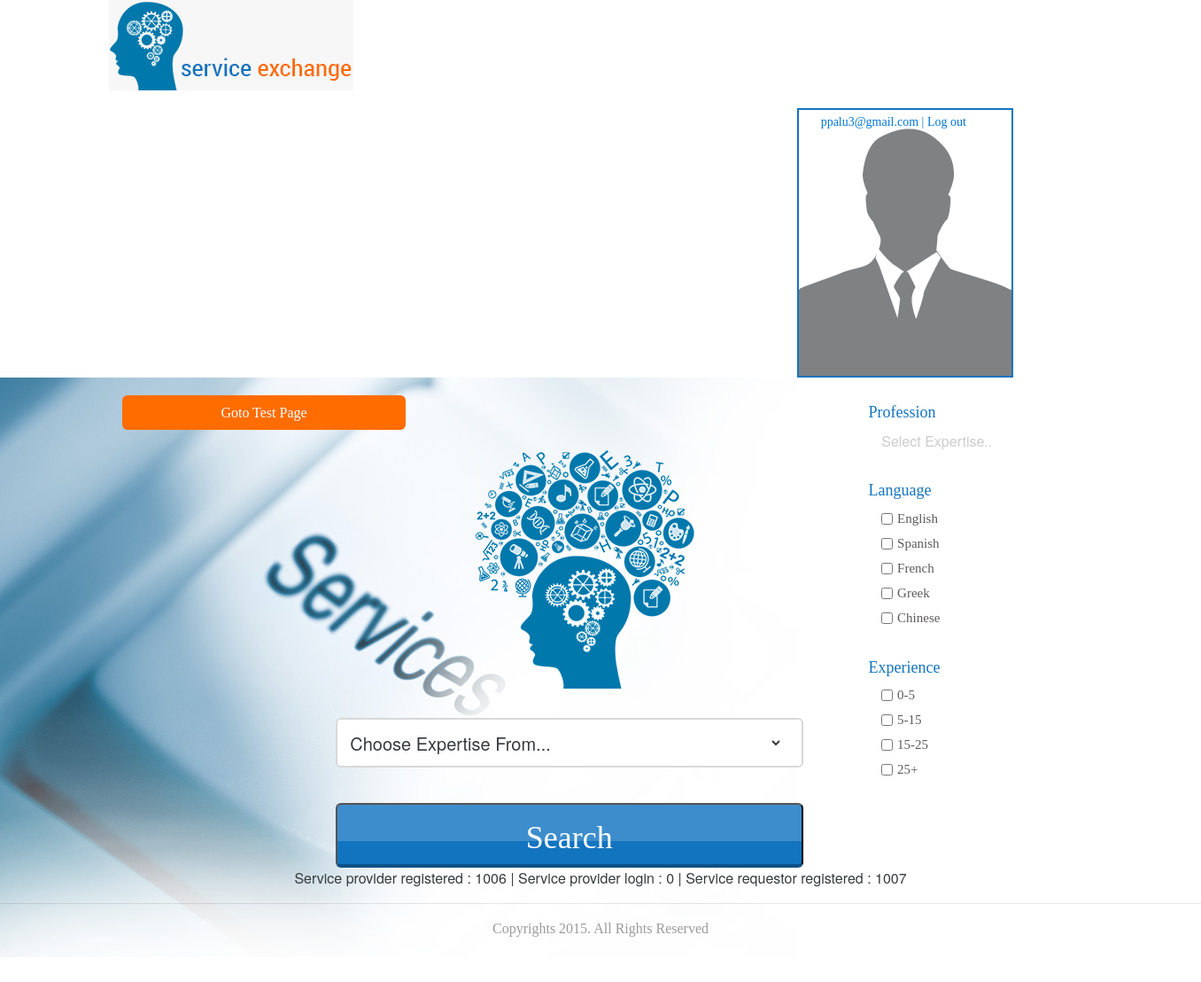
The app's page /new_search.php (signed in) with its own data.
### tables this page shows
CREATE TABLE `service_requester` (
  `ID` varchar(4) DEFAULT NULL,
  `SRID` varchar(10) NOT NULL DEFAULT '',
  `First_Name` varchar(11) DEFAULT NULL,
  `Last_Name` varchar(13) DEFAULT NULL,
  `Address` varchar(31) DEFAULT NULL,
  `City` varchar(30) DEFAULT NULL,
  `State` varchar(25) DEFAULT NULL,
  `Zip` varchar(17) DEFAULT NULL,
  `Country` varchar(9) DEFAULT NULL,
  `Phone1` varchar(12) DEFAULT NULL,
  `Phone2` varchar(12) DEFAULT NULL,
  `email` varchar(41) DEFAULT NULL,
  `TimeZone` varchar(8) DEFAULT NULL,
  `Languages` varchar(9) DEFAULT NULL,
  `BankName` varchar(8) DEFAULT NULL,
  `BankAccountNumber` varchar(17) DEFAULT NULL,
  `BankSWIFTCode` varchar(13) DEFAULT NULL,
  `NumberOfTimesRequested` varchar(22) DEFAULT NULL,
  `TimesConnected` varchar(14) DEFAULT NULL,
  `AmountPaid` varchar(10) DEFAULT NULL,
  `userName` varchar(50) NOT NULL,
  `password` varchar(50) NOT NULL,
  `status` varchar(100) NOT NULL,
  PRIMARY KEY (`SRID`)
);

CREATE TABLE `language` (
  `id` int(11) NOT NULL AUTO_INCREMENT,
  `LanguageID` varchar(10) DEFAULT NULL,
  `Languages` varchar(9) DEFAULT NULL,
  PRIMARY KEY (`id`)
);

CREATE TABLE `experience` (
  `id` int(11) NOT NULL AUTO_INCREMENT,
  `YearsOfExperienceID` varchar(19) DEFAULT NULL,
  `YearsOfExperience` varchar(17) DEFAULT NULL,
  PRIMARY KEY (`id`)
);

### new_search.php (the view, shortened to what this page needs)
<?php
require('config.php');
if(isset($_SESSION['SESS_SR_ID'])) {
	$SRID=$_SESSION['SESS_SR_ID'];
	$qryProfile=mysqli_query($bd, "SELECT * FROM service_requester WHERE SRID='$SRID'");
	if($memProfile=mysqli_fetch_assoc($qryProfile)) {
		$sremail=$memProfile['email'];
	}
}
?>
<!DOCTYPE html>
<html lang="en">
  <head>
    <link href="css/bootstrap.css" rel="stylesheet">
    <link href="css/custom.css" rel="stylesheet">
  </head>
  <body>
  <div id="header">
  <div class="container">
  <a href="#"><div id="logo"><img src="images/logo.jpg" alt="logo"></div></a>
  <?php
  if(isset($_SESSION['SESS_ID'])) {
	?>
    <div class="main_image_box">
  <div class="main_image"><img src="profile_images/no-profile-img-male.gif" alt="image"></div>
  <span class="main_image_name_text"><a href="service_provider_page.php"><?php echo $fname." ".$lname;?></a> | <a href="logout.php">Log out</a></span>
  </div>
    <?php
}
elseif(isset($_SESSION['SESS_SR_ID'])){
	?>
    <div class="main_image_box" style="float:left;">
  </div>
    <div class="main_image_box">
  <div class="main_image"><img src="profile_images/no-profile-img-male.gif" alt="image"></div>
  <span class="main_image_name_text"><a href="service_requestor_profile_page.php"><?php echo $sremail;?></a> | <a href="logout.php">Log out</a></span>
  </div>
  <?php
}
?>
  </div>
  </div>
  <form action="search.php" method="get">
  <div class="main_body_box">
  <div class="container">
  <div class="col-lg-9 col-md-9 col-sm-8">
  <a href="demotest">
  <div class="log_in_button" style="width:320px; float:left; margin-top:20px;">Goto Test Page</div>
  </a>
  <div class="main_box">
  <div class="mid_image" id="test1"><img src="images/image.png" alt="image"></div>
  <div class="fild_box">
  <div class="expart_list_box">
  <select name="expertise" class="expart_fild_box_main" id="expertise">
  <option value="">Choose Expertise From...</option>
  </select>
  </div>
  </div>
  <input type="submit" class="search_button_main" value="Search">
  </div>
  </div>
  <div class="col-lg-3 col-md-3 col-sm-4">
  <div class="tree_box">
  <div class="attorni_box">
  <h1>Profession</h1>
  <div class="attorny_sub_box" id="specl">
  <div class="imanigition_box">
  	<span style="color:#CCC">Select Expertise..</span>
  </div>
  </div>
  </div>
  <div class="attorni_box">
  <h1>Language</h1>
  <div class="attorny_sub_box">
  <?php
  $qryLanguage=mysqli_query($bd, "SELECT * FROM language");
  while($memLanguage=mysqli_fetch_assoc($qryLanguage)) {
  ?>
  <div class="imanigition_box">
  <div class="check_box"><input name="language[]" type="checkbox" value="<?php echo $memLanguage['LanguageID']; ?>"></div>
  <span class="check_text"><?php echo $memLanguage['Languages']; ?></span>
  </div>
  <?php
  }
  ?>
  </div>
  </div>
  <div class="attorni_box">
  <h1>Experience</h1>
  <div class="attorny_sub_box">
  <?php
  $qryExperience=mysqli_query($bd, "SELECT * FROM experience");
  while($memExperience=mysqli_fetch_assoc($qryExperience)) {
  ?>
  <div class="imanigition_box">
  <div class="check_box"><input name="experience[]" type="checkbox" value="<?php echo $memExperience['YearsOfExperienceID']; ?>"></div>
  <span class="check_text"><?php echo $memExperience['YearsOfExperience']; ?></span>
  </div>
  <?php
  }
  ?>
  </div>
  </div>
  </div>
  </div>
  </div>
  <div class="container" style="text-align:center;">
  <?php
  $qryspr=mysqli_query($bd, "SELECT * FROM service_provider");
	if($memspr=mysqli_fetch_assoc($qryspr)) {
		$num_spr = mysqli_num_rows($qryspr);
	}
	else {
		$num_spr = "0";
	}
	$timeNow=date('ymdhis');
	$timeless=$timeNow-60;
  $qryspl=mysqli_query($bd, "SELECT * FROM status WHERE lastActivity > '$timeless'");
	if($memspl=mysqli_fetch_assoc($qryspl)) {
		$num_spl = mysqli_num_rows($qryspl);
	}
	else {
		$num_spl = "0";
	}
  $qrysrr=mysqli_query($bd, "SELECT * FROM service_requester");
	if($memsrr=mysqli_fetch_assoc($qrysrr)) {
		$num_srr = mysqli_num_rows($qrysrr);
	}
	else {
		$num_srr = "0";
	}
	echo "Service provider registered : ".$num_spr." | Service provider login : ".$num_spl." | Service requestor registered : ".$num_srr;
	?>
  </div>
  <hr />
  <div class="copy_text">Copyrights 2015.  All Rights Reserved</div>
  </div>
  </form>
  </body>
</html>

### css/custom.css (style rules this page uses)
.log_in_button { width:120px; float:right; background:#ff6c00; border-radius:6px; font-family:'RobotoCondensed-Regular'; font-size:16px; color:#FFF; text-align:center; line-height:39px; text-decoration:none; cursor:pointer; }
.main_body_box { width:100%; float:left; background:url(../images/bg.jpg) no-repeat; }
.main_box { width:70%; float:right; margin-top:20px; }
.mid_image { width:255px; margin-left:auto; margin-right:auto; }
.fild_box { width:100%; float:left; margin-top:20px; }
.expart_fild_box_main { width:96%; float:left; height:52px; background:#FFF; border:none; border-radius:6px; outline:none; padding-left:2%; }
.expart_list_box { width:94%; float:left; height:56px; background:#FFF; border:2px solid #d8d8d8; border-radius:6px; margin-top:10px; }
.expart_fild_box_main { width:96%; float:left; height:52px; background:#FFF; border:none; border-radius:6px; outline:none; padding-left:2%; font-size: 20px; }
.search_button_main { width:94%; height:73px; background:url(../images/search_button.jpg) repeat-x; float:left; border-radius:6px; border-bottom:4px solid #0c5187; margin-top:40px;font-family:'RobotoCondensed-Bold'; font-size:36px; color:#FFF; line-height:73px; }
.tree_box { width:100%; float:left; margin-top:20px; }
.attorni_box { width:100%; float:left; margin-bottom:20px; }
.attorni_box h1 { width:100%; float:left; font-family:'RobotoCondensed-Regular'; font-size:18px; color:#1274c0; margin:10px; }
.attorny_sub_box { width:90%; float:right; }
.imanigition_box { width:100%; float:left; margin-bottom:4px; }
.check_box { width:8%; float:left; }
.check_text { width:85%; float:left; font-family:'Roboto-Regular'; font-size:15px; color:#5D5A5A; }
.copy_text { width:100%; float:left; font-family:'Roboto-Regular'; font-size:16px; color:#9b9b9b; text-align:center; margin-bottom:20px; }
.main_image_box { width:30%; float:right; margin-top:20px; }
.main_image { width:6%; float:left; }
.main_image_name_text { width:60%; float:left; font-family:'RobotoCondensed-Regular'; font-size:14px; color:#1274c0; margin-top:5px; margin-left:2%; }
.main_image img { border:2px solid #1274c0; }

### records on screen
service_requester: email "ppalu3@gmail.com"
language: Languages "English"
language: Languages "Spanish"
language: Languages "French"
language: Languages "Greek"
language: Languages "Chinese"
experience: YearsOfExperience "0-5"
experience: YearsOfExperience "5-15"
experience: YearsOfExperience "15-25"
experience: YearsOfExperience "25+"

### other values on screen
$num_spr "1006"
$num_spl "0"
$num_srr "1007"
